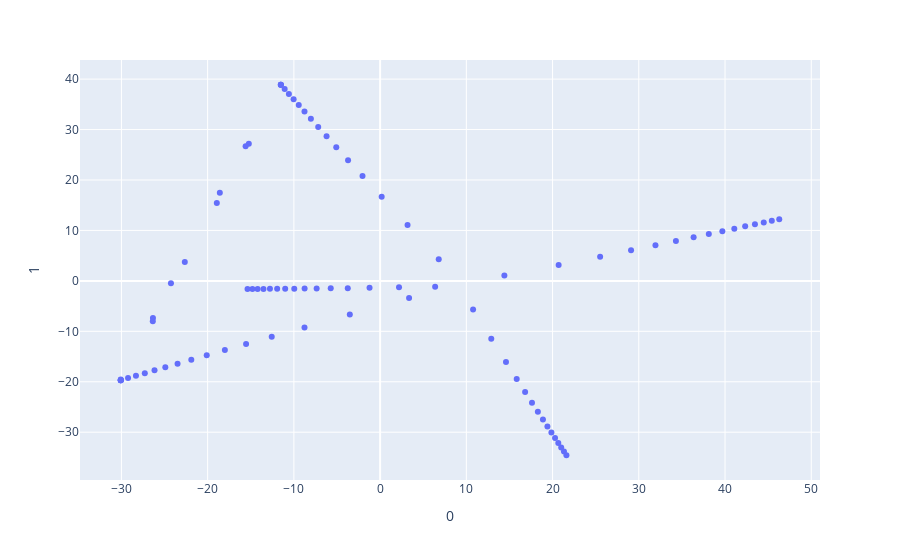

The notebook cell this image was saved under:
### Code cell
ilknoktalar34 = ilkdogrunoktalari34.copy()

for i in range(7):
    ilknoktalar34[i][0] = ilknoktalar34[i][0].flatten()
    ilknoktalar34[i][1] = ilknoktalar34[i][1].flatten()
    ilknoktalar34[i][2] = ilknoktalar34[i][2].flatten()
    ilknoktalar34[i][3] = ilknoktalar34[i][3].flatten()

Xaralist34= []
for i in range(7):
    Xaralist34.append(np.hstack((ilknoktalar34[i][0],ilknoktalar34[i][1],ilknoktalar34[i][2],ilknoktalar34[i][3])))



sonnoktalar34 = tümNoktalarim.copy()

for i in range(7):
    sonnoktalar34[i][0] = sonnoktalar34[i][0].flatten()
    sonnoktalar34[i][1] = sonnoktalar34[i][1].flatten()
    sonnoktalar34[i][2] = sonnoktalar34[i][2].flatten()
    sonnoktalar34[i][3] = sonnoktalar34[i][3].flatten()

Xsonaralist34= []
for i in range(7):
    Xsonaralist34.append(np.hstack((sonnoktalar34[i][0],sonnoktalar34[i][1],sonnoktalar34[i][2],sonnoktalar34[i][3])))




Xaralist34 = np.array(Xaralist34)
Xsonaralist34 = np.array(Xsonaralist34)
alldizi = np.vstack((Xlist,Xaralist34,Xsonaralist34))

X = alldizi

pca = PCA(n_components=2)
components = pca.fit_transform(X)

fig = px.scatter(components, x=0, y=1)
fig.show()

### Figure 1 — Plotly figure (JSON) as saved in the notebook; plotly's stock layout.template omitted (floating-point values rounded to 4 significant figures)
{"data": [{"hovertemplate": "0=%{x}<br>1=%{y}<extra></extra>", "legendgroup": "", "marker": {"color": "#636efa", "symbol": "circle"}, "mode": "markers", "name": "", "orientation": "v", "showlegend": false, "type": "scatter", "x": [6.798, 3.182, 0.1819, -2.04, -3.717, -5.084, -6.208, -7.178, -8.026, -8.769, -9.433, -10.03, -10.58, -11.07, -11.51, 6.382, 2.194, -1.226, -3.749, -5.727, -7.359, -8.756, -9.956, -11.01, -11.94, -12.78, -13.53, -14.21, -14.81, -15.37, 14.41, 20.71, 25.52, 29.1, 31.93, 34.3, 36.36, 38.12, 39.69, 41.08, 42.34, 43.47, 44.49, 45.43, 46.29, 3.36, -3.512, -8.767, -12.57, -15.54, -18.0, -20.11, -21.9, -23.49, -24.91, -26.16, -27.29, -28.31, -29.23, -30.07, 10.78, 12.89, 14.6, 15.84, 16.82, 17.61, 18.29, 18.88, 19.4, 19.87, 20.29, 20.66, 21.0, 21.32, 21.61, -11.51, -15.22, -18.94, -22.65, -26.36, -30.07, -30.07, -11.51, -15.6, -18.59, -24.26, -26.34, -30.08, -30.07], "xaxis": "x", "y": [4.295, 11.07, 16.65, 20.78, 23.92, 26.51, 28.65, 30.51, 32.14, 33.57, 34.85, 36.01, 37.07, 38.02, 38.88, -1.146, -1.281, -1.383, -1.441, -1.481, -1.505, -1.527, -1.544, -1.558, -1.57, -1.581, -1.591, -1.6, -1.608, -1.616, 1.049, 3.146, 4.792, 6.055, 7.062, 7.91, 8.651, 9.286, 9.852, 10.35, 10.81, 11.22, 11.59, 11.93, 12.24, -3.411, -6.666, -9.219, -11.07, -12.52, -13.72, -14.75, -15.63, -16.41, -17.12, -17.74, -18.3, -18.82, -19.28, -19.7, -5.665, -11.47, -16.1, -19.44, -22.03, -24.14, -25.93, -27.49, -28.85, -30.06, -31.16, -32.14, -33.01, -33.84, -34.57, 38.88, 27.16, 15.45, 3.73, -7.987, -19.7, -19.7, 38.88, 26.67, 17.48, -0.4804, -7.339, -19.54, -19.7], "yaxis": "y"}], "layout": {"legend": {"tracegroupgap": 0}, "margin": {"t": 60}, "xaxis": {"anchor": "y", "domain": [0, 1], "title": {"text": "0"}}, "yaxis": {"anchor": "x", "domain": [0, 1], "title": {"text": "1"}}}}
